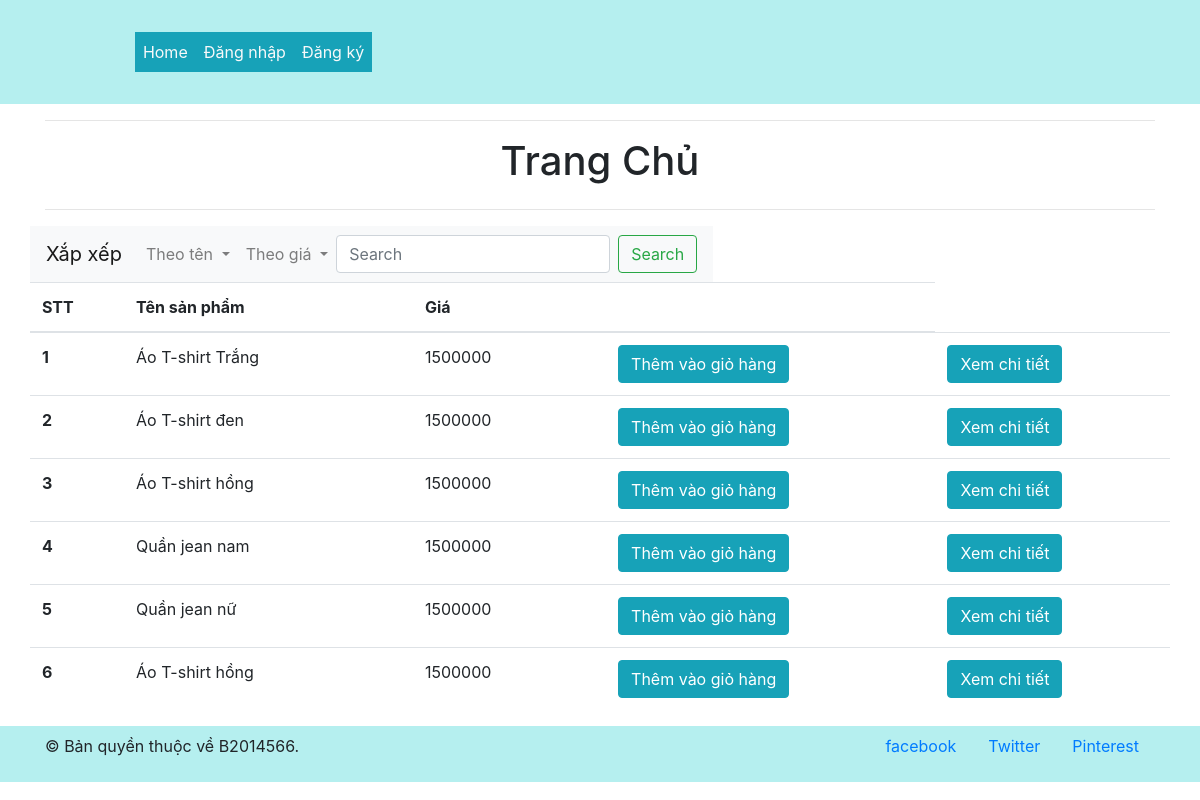
The page / on the database its author committed.
### tables this page shows
create table sanpham (
    masanpham CHAR(8) primary key,
    tensanpham VARCHAR(50),
    giaca INT UNSIGNED NOT NULL,
    mota varchar(50),
    soluong INT UNSIGNED,
    size char(3)
);

### xuly/xapxepdefault.php (called while the page is built)
<?php
    $statement = $conn->prepare('SELECT * FROM banhang.sanpham');
    $statement->execute();
    $results = $statement->fetchAll();
?>

### view/home.php (the view, shortened to what this page needs)
<?php
    $i=0;
?>
<div class="container">
    <hr>
    <div class="row">
        <div class="col-8 offset-2 ">
            <h1 class="text-center">Trang Chủ</h1>
        </div>
    </div>
    <hr>
    <div class="row">
        <div>
            <nav class="navbar navbar-expand-lg navbar-light bg-light">
                <a class="navbar-brand" href="#">Xắp xếp</a>
                <div class="collapse navbar-collapse" id="navbarSupportedContent">
                    <ul class="navbar-nav mr-auto">
                        <li class="nav-item dropdown">
                            <a class="nav-link dropdown-toggle" href="#" id="navbarDropdown" role="button"
                                data-toggle="dropdown" aria-haspopup="true" aria-expanded="false">
                                Theo tên
                            </a>
                        </li>
                        <li class="nav-item dropdown">
                            <a class="nav-link dropdown-toggle" href="#" id="navbarDropdown" role="button"
                                data-toggle="dropdown" aria-haspopup="true" aria-expanded="false">
                                Theo giá
                            </a>
                        </li>
                    </ul>
                    <form action="index.php?act=search" method="post" class="form-inline my-2 my-lg-0">
                        <input class="form-control mr-sm-2" type="search" name="search" placeholder="Search" aria-label="Search">
                        <button class="btn btn-outline-success my-2 my-sm-0" type="submit">Search</button>
                    </form>
                </div>
            </nav>
        </div>
        <table class="table table-hover">
            <thead>
                <tr>
                    <th scope="col">STT</th>
                    <th scope="col-2">Tên sản phẩm</th>
                    <th></th>
                    <th scope="col">Giá</th>
                    <th scope="col">
                    </th>
                    <th scope="col">
                    </th>
                </tr>
            </thead>
            <tbody>
                <?php foreach ($results as $result): ?>
                <tr>
                    <th scope="row"><?= $i=$i+1 ?></th>
                    <td><?= htmlspecialchars($result['tensanpham'])?></td>
                    <td></td>
                    <td><?= htmlspecialchars($result['giaca'])?></td>
                    <td></td>
                    <?php
                        if (isset($_SESSION['capdo']) && $_SESSION['capdo'] == 0){
                            echo '<td>
                                    <form action="index.php?act=add_cart" method="post">
                                        <input type="hidden" name="makhachhang" value="';
                                        echo $_SESSION['id'];
                                        echo ' ">
                                        <input type="hidden" name="masanpham" value="';
                                        echo htmlspecialchars($result["masanpham"]);
                                        echo '">
                                        <input type="hidden" name="tensanpham" value="';
                                        echo htmlspecialchars($result["tensanpham"]);
                                        echo '">
                                        <input type="hidden" name="giaca" value="';
                                        echo htmlspecialchars($result["giaca"]);
                                        echo '">
                                        <button type="submit2" name="add_cart" class="btn btn-info">Thêm vào giỏ hàng</button>
                                    </form>
                                </td>';
                        }else{
                            if (isset($_SESSION['capdo']) && $_SESSION['capdo']== '1'){
                            }else{
                                echo '<td><a href="index.php?act=chuyendangnhap" class="btn btn-info" role="button" >Thêm vào giỏ hàng</a></td>';
                            }
                        }
                    ?>
                    <form action="index.php?act=product_detail" method="post">
                        <td><button class="btn btn-info" name="product_detail" type="submit">Xem chi tiết</button></td>
                    </form>
                </tr>
                <?php endforeach?>
            </tbody>
        </table>
    </div>
</div>

### view/head.php (shortened to what this page needs)
<!DOCTYPE html>
<html lang="en">
	<head>
		<link rel="stylesheet" href="https://cdnjs.cloudflare.com/ajax/libs/font-awesome/6.3.0/css/all.min.css">
		<link rel="stylesheet" href="https://cdn.jsdelivr.net/npm/bootstrap@4.6.2/dist/css/bootstrap.min.css">
		<link rel="stylesheet" href="https://cdn.jsdelivr.net/npm/remixicon@2.5.0/fonts/remixicon.css">
		<link rel="stylesheet" href="../css/all.min.css">
		<link rel="stylesheet" href="../css/store.css">
		<link rel="stylesheet" href="../css/login.css">
	</head>

### public/index.php (shortened to what this page needs)
<?php
    include '../xuly/db_connect.php';
    include '../view/head.php';
    if (isset($_GET['act'])) {
        switch ($_GET['act']) {
            case 'dangnhap':
                include '../view/header.php';
                include '../view/login.php';
                include '../view/footer.php';
                break;
            case 'login':
                include '../xuly/login.php';
                break;
            case 'profile':
                include '../view/header.php';
                include '../view/profile.php';
                include '../view/footer.php';
                break;
            case 'edit_profile':
                include '../view/header.php';
                include '../view/edit_profile.php';
                include '../view/footer.php';
                break;
            case 'update_profile':
                include '../xuly/update_profile.php';
                break;
            case 'view_account':
                include '../view/header.php';
                include '../view/view_account.php';
                include '../view/footer.php';
                break;
            case 'update_level':
                include '../xuly/updatecapdo.php';
                break;
            case 'product_detail':
                include '../view/header.php';
                include '../view/product_detail.php';
                include '../view/footer.php';
                break;
            case 'delete_product':
                include '../xuly/delete_product.php';
                break;
            case 'update_product':
                include '../view/header.php';
                include '../view/update_product.php';
                include '../view/footer.php';
                break;
            case 'code_update_product':
                include '../xuly/code_update_product.php';
                break;
            case 'add_cart':
                include '../xuly/add_cart.php';
                break;
            case 'logout':
                unset($_SESSION['user']);
                unset($_SESSION['capdo']);
                include "../view/header.php";
                include '../xuly/xapxepdefault.php';
                include "../view/home.php";
                include '../view/footer.php';
                break;
            case 'dangky':
                include '../view/header.php';
                include '../view/register.php';
                include '../view/footer.php';
                break;
            case 'register':
                include '../xuly/register.php';
                break;
            case 'homepage':
                include '../view/header.php';
                include '../xuly/xapxepdefault.php';
                include '../view/home.php';
                include '../view/footer.php';
                break;
            case 'search':
                include '../view/header.php';
                include '../xuly/search.php';
                include '../view/home.php';
                include '../view/footer.php';
                break;
            case 'TenAtoiZ':
                include '../view/header.php';
                include '../xuly/TenAtoiZ.php';
                include '../view/home.php';
                include '../view/footer.php';
                break;
            case 'TenZveA':
                include '../view/header.php';
                include '../xuly/TenZveA.php';
                include '../view/home.php';
                include '../view/footer.php';
                break;
            case 'GiaTang':
                include '../view/header.php';
                include '../xuly/GiaTang.php';
                include '../view/home.php';
                include '../view/footer.php';
                break;
            case 'GiaGiam':
                include '../view/header.php';
                include '../xuly/GiaGiam.php';
                include '../view/home.php';
                include '../view/footer.php';
                break;
            case 'add_product':
                include '../view/header.php';
                include '../view/add_product.php';
                include '../view/footer.php';
                break;
            case 'add_SP':
                include '../xuly/add_product.php';
                break;
            case 'cart':
                include '../view/header.php';
                include '../xuly/check_out.php';
                include '../view/cart.php';
                include '../view/footer.php';
                break;
            case 'updateslsp';
                include '../xuly/updateslsp.php';
                break;
            case 'checkout':
                include '../view/header.php';
                include '../xuly/check_out.php';
                include '../view/checkout.php';
                include '../view/footer.php';
                break;
            case 'Tientrinh':
                include '../view/header.php';
                include '../view/Giaohang.php';
                include '../view/footer.php';
                break;
            case 'capnhattientrinh':
                include '../xuly/CNTT.php';
                break;
            case 'cart_remove':
                include '../xuly/remove.php';
                break;
            case 'chuyendangnhap':
                include '../xuly/chuyentrang.php';
                break;
            case 'thanhtoan':
                include '../xuly/thanhtoan.php';
                break;
            default:
                include '../view/header.php';
                include '../xuly/xapxepdefault.php';
                include '../view/home.php';
                include '../view/footer.php';
                break;
        }
    } else {
        include '../view/header.php';
        include '../xuly/xapxepdefault.php';
        include '../view/home.php';
        include '../view/footer.php';
    }
?>

### view/header.php (shortened to what this page needs)
<div class="header BGRheader">
    <div class="container">
        <div class="row">
            <div class="d-flex m-4">
                <div class="col-12 offset-2">
                    <nav class="navbar navbar-expand-lg navbar-light ">
                        <div class="collapse navbar-collapse" id="navbarSupportedContent">
                            <ul class="navbar-nav mr-auto">
                                <li class="nav-item active">
                                    <a class="nav-link bg-info text-light" href="index.php?act=homepage">Home </a>
                                </li>
                                <li class="nav-item">
                                    <?php
                                                if (isset($_SESSION['user'])) {
                                                    if ($_SESSION['capdo'] == '1'){
                                                        echo '
                                                        <a href="index.php?act=view_account" class="nav-link bg-info text-light">
                                                            Accounts setting
                                                        </a>
                                                        ';
                                                    }
                                                    else if ($_SESSION['capdo'] == '0'){
                                                        echo '<a href="index.php?act=profile" class="nav-link bg-info text-light">';
                                                        echo $_SESSION['user'];
                                                        echo '</a>';
                                                    }
                                                }else {
                                                    echo '<a href="index.php?act=dangnhap" class="nav-link bg-info text-light">Đăng nhập</a>';
                                                }
                                            ?>
                                </li>
                                <li class="nav-item">
                                    <?php
                                        if (isset($_SESSION['user'])) {
                                             echo '
                                            <a href="index.php?act=logout" class="nav-link bg-info text-light">
                                                logout
                                            </a>
                                            ';
                                        }else {
                                            echo '<a href="index.php?act=dangky" class="nav-link bg-info text-light">Đăng ký</a>';
                                        }
                                    ?>
                                </li>
                            </ul>
                        </div>
                    </nav>
                </div>
            </div>
        </div>
    </div>
</div>

### view/footer.php
    <footer class="BGRheader">
		<div class="container">
			<div class="row">
				<div class="col-12">
					<div class="d-flex justify-content-between">
						<p class="mb-3 mt-2">© Bản quyền thuộc về B2014566.</p>
						<ul class="nav mb-3">
							<li class="nav-item">
							  	<a class="nav-link" href="https://www.facebook.com/">facebook</a>
							</li>
							<li class="nav-item">
							  	<a class="nav-link" href="https://twitter.com/">Twitter</a>
							</li>
							<li class="nav-item">
							  	<a class="nav-link" href="https://www.pinterest.com/">Pinterest</i></a>
							</li>
						</ul>
					</div>
				</div>
			</div>
		</div>
    </footer>
</html>

### public/css/store.css (style rules this page uses)
.BGRheader { background-color: rgb(181, 239, 239); }

### rows shown on the page
sanpham: tensanpham "Áo T-shirt Trắng", giaca "1500000"
sanpham: i "2", tensanpham "Áo T-shirt đen", giaca "1500000"
sanpham: i "3", tensanpham "Áo T-shirt hồng", giaca "1500000"
sanpham: i "4", tensanpham "Quần jean nam", giaca "1500000"
sanpham: i "5", tensanpham "Quần jean nữ", giaca "1500000"
sanpham: i "6", tensanpham "Áo T-shirt hồng", giaca "1500000"
